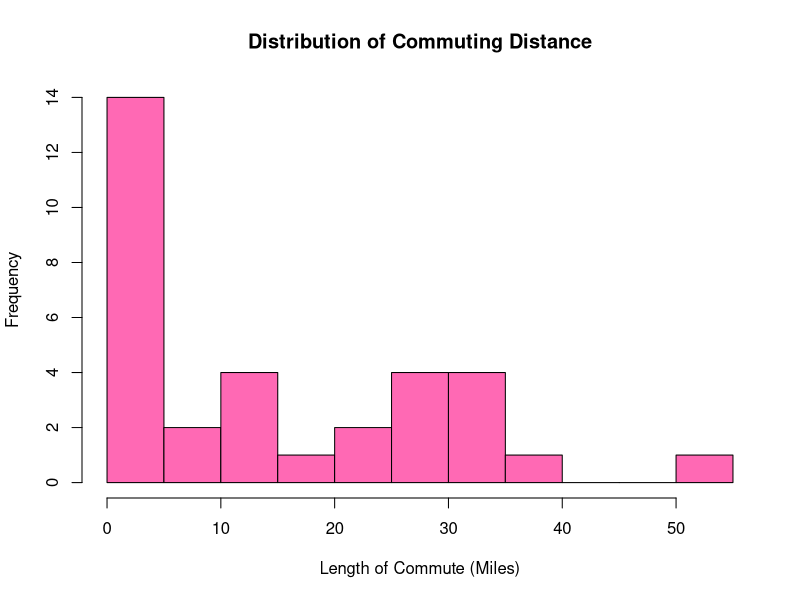
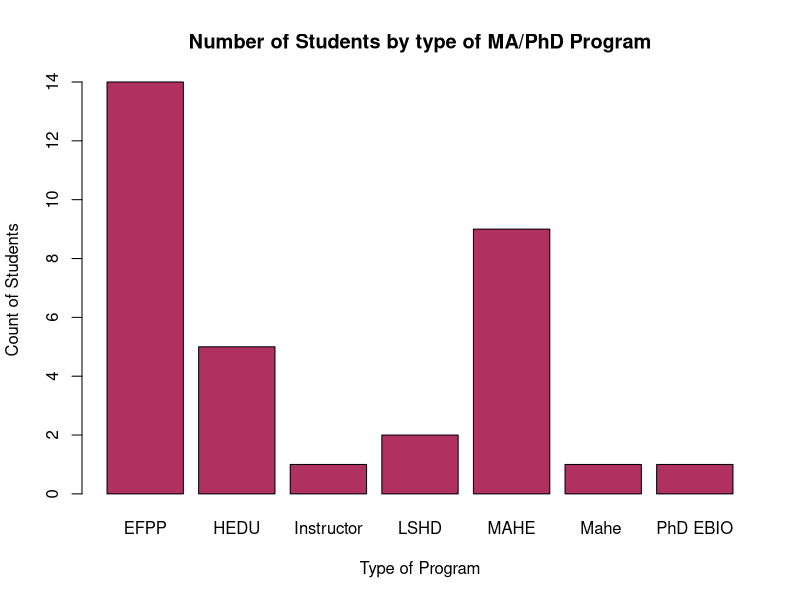
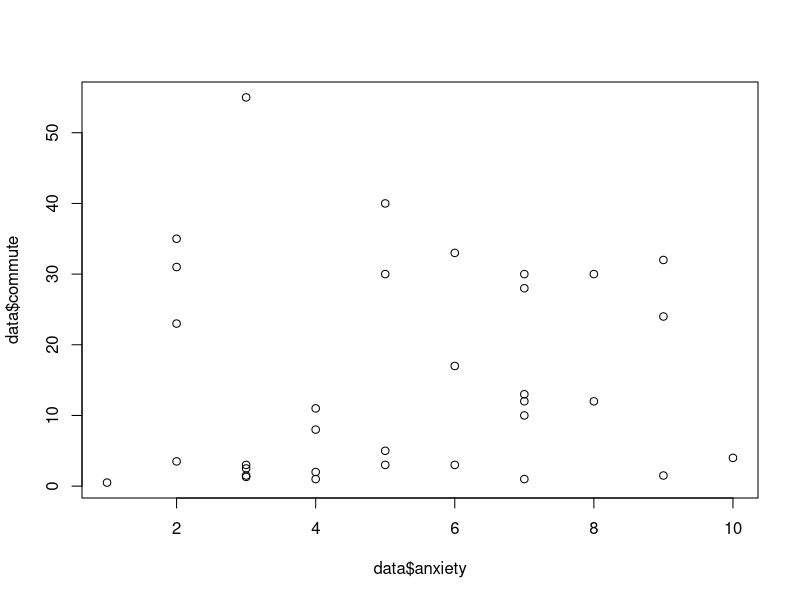
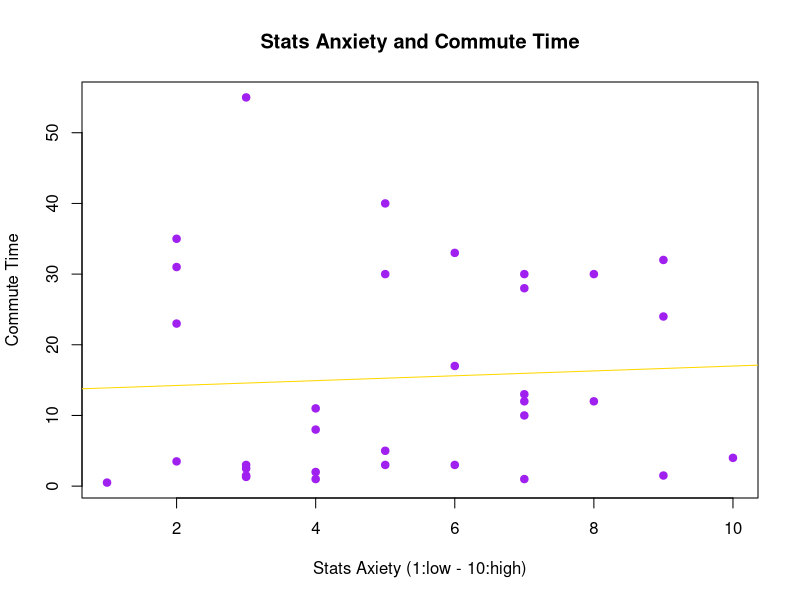

Source code (R) for these figures, in order:
# Title: Intro to Descriptive Statistics using R
# Date: 8/31/2023

# Functions ----
## R doesn't have a built in function for mode 
  mode <- function(x) {
    uniqx <- unique(x)
    uniqx[which.max(tabulate(match(x, uniqx)))]
  }

# R also doesn't have a built in function for population sd
  sd.p <- function(x) {
    sd(x)*sqrt((length(x)-1)/length(x))
    }

# Opening Data ----
## replace with your data here
data <- read.csv("labOne.csv")

# Quick Data Cleaning ----
colnames(data) <- c(
  "id", 
  "program", 
  "anxiety", 
  "sd_response", 
  "age_months", 
  "age_years", 
  "height_inches", 
  "height_feet", 
  "shoe" ,
  "commute", 
  "travel", 
  "school" ,
  "pets", 
  "pet_num", 
  "pet_type"
  )

# Descriptive Statistics ----

# _ 1. Mean of Single Variable ----
# Find mean of single variable
mean(data$age_years)
mean(data[["age_years"]])
mean(data[, "age_years"])

# _ 2. Find means for non-Instructor observations ----
student <- data[data$program != "Instructor", ]
mean(student$age_years)

# Histogram ----
      
# Type ?histogram to get a help page showing all the options      
hist(
  data$commute, 
  col = "hot pink",
  breaks = 10, 
  freq = TRUE,
  xlab = "Length of Commute (Miles)",
  main = "Distribution of Commuting Distance"
  )

# Bar Chart  ----
# In order for a bar chart to work, I need to convert a character vector to a factor (nominal variable)
data$program <- as.factor(data$program)
counts <- table(data$program) # This stores the number of times each type of MA/PhD program occurs as a vector
barplot(
  counts, 
  main="Number of Students by type of MA/PhD Program",
  xlab="Type of Program",
  ylab = "Count of Students",
  col = "maroon"
  )

# Scatter Plots ----

plot(data$anxiety, data$commute)

# Make it prettier 
plot(
  data$anxiety, data$commute, 
  main = "Stats Anxiety and Commute Time", 
  xlab = "Stats Axiety (1:low - 10:high)",
  ylab = "Commute Time", 
  pch = 19, 
  col = "purple"
  )

#Add a line of best fit (aka regression line)
abline(lm(data$commute~data$anxiety), col = "gold")
